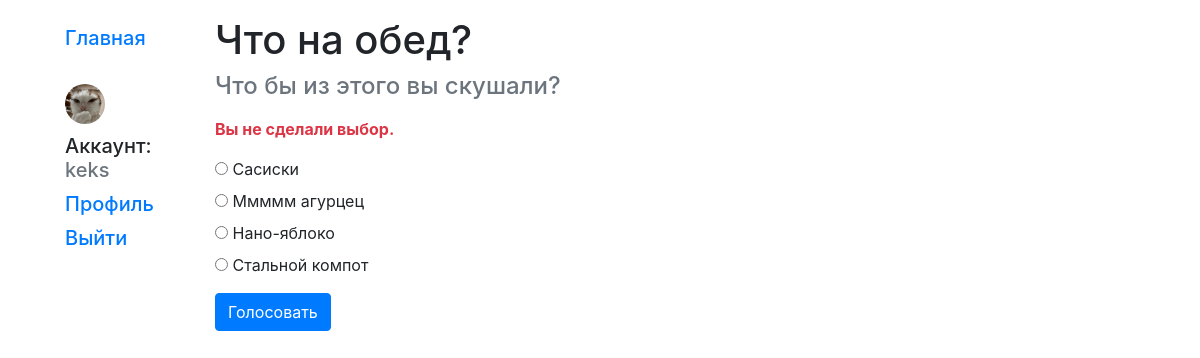
The page /polls/2/vote/ (signed in) on the database its author committed.
### polls/models.py (models this page shows, shortened)
class User(AbstractUser):
    username = models.CharField(max_length=200, verbose_name='Имя пользователя', unique=True)
    email = models.EmailField(max_length=200, verbose_name='Email', unique=True)
    password = models.CharField(max_length=200, verbose_name='Пароль')
    avatar = models.FileField(verbose_name='Аватар', blank=False)
    USERNAME_FIELD = 'username'
    def __str__(self):
        return self.username

class Question(models.Model):
    short_desc = models.CharField(max_length=200, verbose_name='Краткое описание', default='text')
    question_text = models.CharField(max_length=1000, verbose_name='Текст вопроса')
    image = models.FileField(verbose_name='Картинка', blank=True)
    pub_date = models.DateTimeField(auto_now_add=True, verbose_name='Дата публикации')
    total_votes = models.IntegerField(default=0)
    voters = models.ManyToManyField('User', blank=True, related_name='voted_questions')

class Choice(models.Model):
    question = models.ForeignKey(Question, on_delete=models.CASCADE)
    choice_text = models.CharField(max_length=200, verbose_name='Текст ответа')
    votes = models.IntegerField(default=0)

### polls/views.py (the view, shortened to what this page needs)
# urls.py: path('<int:question_id>/vote/', views.vote, name='vote'),
@login_required
def vote(request, question_id):
    question = get_object_or_404(Question, pk=question_id)
    try:
        selected_choice = question.choice_set.get(pk=request.POST['choice'])
    except (KeyError, Choice.DoesNotExist):
        return render(request, 'polls/detail.html', {
            'question': question,
            'error_message': 'Вы не сделали выбор.'
        })

### polls/templates/polls/detail.html (shortened to what this page needs)
{% extends "layout/basic.html" %}
{% block content %}
<form action="{% url 'polls:vote' question.id %}" method="post">
    <fieldset>
        <legend>
            <h1>{{question.short_desc}}</h1>
            <h4 class="text-secondary">{{question.question_text}}</h4>
        </legend>
        {% if error_message %}<p class="text-danger font-weight-bold">{{error_message}}</p>{% endif %}
        {% for choice in question.choice_set.all %}
        <input type="radio" name="choice" id="choice{{forloop.counter}}" value="{{choice.id}}">
        <label for="choice{{forloop.counter}}">{{choice.choice_text}}</label><br>
        {% endfor %}
    </fieldset>
<input type="submit" class="btn btn-primary mt-2" value="Голосовать">
</form>
{% endblock %}

### polls/templates/layout/basic.html (shortened to what this page needs)
<!doctype html>
<html lang="ru">
<head>
    {% load bootstrap4 %}
    {% bootstrap_css %}
    {% load static %}
    <link rel="stylesheet" href="{% static 'css/styles.css' %}"/>
</head>
<body>
<div class="container-fluid mt-3">
    <div class="row">
        <div class="col-sm-2">
            {% block sidebar %}
                <ul class="sidebar-nav h5">
                    <li><a href="{% url 'polls:index' %}">Главная</a></li>
                    {% if user.is_authenticated %}
                        {% if user.avatar %}
                            <img src="{{ user.avatar.url }}" alt="{{ user.avatar.title }}" class="avatar-index mt-4"/>
                        {% else %}
                            <div class="avatar-index-blank mt-4"></div>
                        {% endif %}
                        <li>Аккаунт: <span class="text-secondary">{{ user }}</span></li>
                        <li><a href="{% url 'polls:profile' %}">Профиль</a></li>
                        <li><a href="{% url 'polls:logout' %}">Выйти</a></li>
                    {% else %}
                        <li class="mt-4"><a href="{% url 'polls:login' %}">Войти</a></li>
                        <li><a href="{% url 'polls:register' %}">Регистрация</a></li>
                    {% endif %}
                </ul>
            {% endblock %}
        </div>
        <div class="col-sm-10">{% block content %}{% endblock %}
        </div>
    </div>
</div>
</body>
</html>

### polls/static/css/styles.css (style rules this page uses)
.sidebar-nav > li { list-style-type: none; margin: 10px; }
.avatar-index { margin-left: 10px; width: 40px; height: 40px; object-fit: cover; border-radius: 50%; }

### rows shown on the page
User: avatar (picture), username "keks"
Question: short_desc "Что на обед?", question_text "Что бы из этого вы скушали?"
Choice: choice_text "Сасиски"
Choice: choice_text "Ммммм агурцец"
Choice: choice_text "Нано-яблоко"
Choice: choice_text "Стальной компот"

### other values the page prints
{{ error_message }} "Вы не сделали выбор."
